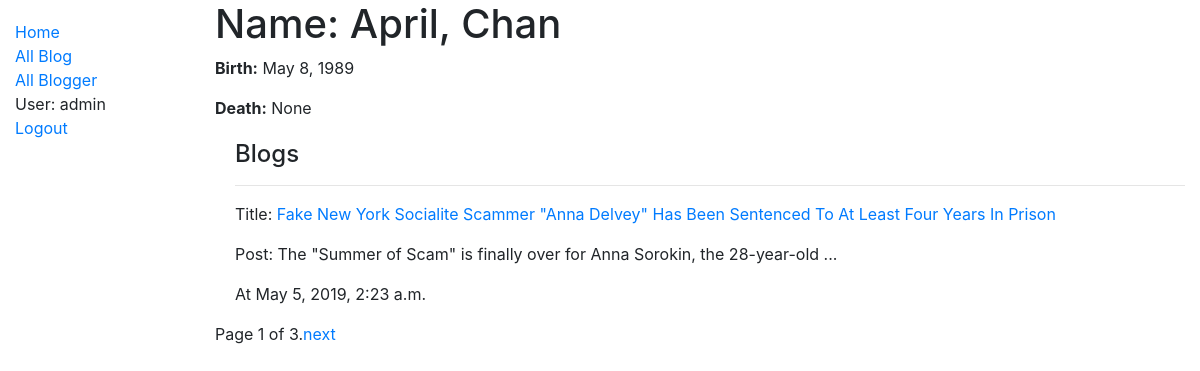
Screenshot of /blog/blogger/1 (signed in) with the database file from the repository.
### blog/models.py (models this page shows, shortened)
class Blogger(models.Model):
    first_name = models.CharField(max_length=100)
    last_name = models.CharField(max_length=100)
    date_of_birth = models.DateField(null=True, blank=True)
    date_of_death = models.DateField('Died', null=True, blank=True)
    class Meta:
        ordering = ['last_name', 'first_name']

class Blog(models.Model):
    title = models.CharField(max_length=200)
    blogger = models.ForeignKey('Blogger', on_delete=models.SET_NULL, null=True)
    post = models.TextField(max_length=10000000, help_text='Enter a blog post')
    datetime = models.DateTimeField(null=False)
    class Meta:
        ordering = ['-datetime']
    def display_truncated_post(self):
        if len(self.post)>=72:
            return self.post[:71]+"..."
        else:
            return self.post
    def display_most_recent_comment(self):
        comment = "No " or Comment.objects.filter(blog=self.id)[0].content
        return comment
    display_most_recent_comment.short_description = 'Most Recent Comment'
    def get_absolute_url(self):
        return reverse('blog-detail', args=[str(self.id)])

### blog/views.py (the view)
# urls.py: path('blogger/<int:pk>', views.BloggerDetailView.as_view(), name='blogger-detail'),
class BloggerDetailView(generic.DetailView,MultipleObjectMixin):
    model = Blogger
    paginate_by = 1
    def get_context_data(self, **kwargs):
        object_list = Blog.objects.filter(blogger=self.object)
        context = super(BloggerDetailView, self).get_context_data(object_list=object_list, **kwargs)
        return context

### blog/templates/blog/blogger_detail.html
{% extends "base_generic.html" %}
{% block content %}
  <h1>Name: {{ blogger.first_name }}, {{blogger.last_name}}</h1>
  <p><strong>Birth:</strong> {{ blogger.date_of_birth }}</p>
  <p><strong>Death:</strong> {{ blogger.date_of_death }}</p>
  <div style="margin-left:20px;margin-top:20px">
    <h4>Blogs</h4>
    {% for blog in object_list %}
      <hr>
      <p>Title: <a href="{{blog.get_absolute_url}}">{{blog.title}}<a></p>
      <p>Post: {{blog.display_truncated_post}}</p>
      <p>At {{blog.datetime}}</p>
    {% endfor %}
  </div>
{% endblock %}

### blog/templates/base_generic.html (shortened to what this page needs)
<!DOCTYPE html>
<html lang="en">
<head>
  <link rel="stylesheet" href="https://stackpath.bootstrapcdn.com/bootstrap/4.1.3/css/bootstrap.min.css">
  {% load static %}
  <link rel="stylesheet" href="{% static 'css/styles.css' %}">
</head>
<body>
  <div class="container-fluid">
    <div class="row">
      <div class="col-sm-2">
      {% block sidebar %}
        <ul class="sidebar-nav">
          <li><a href="{% url 'index' %}">Home</a></li>
          <li><a href="{% url 'blogs' %}">All Blog</a></li>
          <li><a href="{% url 'bloggers' %}">All Blogger</a></li>
          {% if user.is_authenticated %}
            <li>User: {{ user.get_username }}</li>
            <li><a href="{% url 'logout'%}?next={{request.path}}">Logout</a></li>
          {% else %}
            <li><a href="{% url 'login'%}?next={{request.path}}">Login</a></li>
   {% endif %}
        </ul>
     {% endblock %}
      </div>
      <div class="col-sm-10 ">{% block content %}{% endblock %}
        {% block pagination %}
          {% if is_paginated %}
            <div class="pagination">
              <span class="page-links">
                <span class="page-current">
                    Page {{ page_obj.number }} of {{ page_obj.paginator.num_pages }}.
                </span>
                {% if page_obj.has_next %}
                    <a href="{{ request.path }}?page={{ page_obj.next_page_number }}">next</a>
                {% endif %}
                </span>
              </div>
            {% endif %}
          {% endblock %}
      </div>
    </div>
  </div>
</body>
</html>

### blog/static/css/styles.css (style rules this page uses)
.sidebar-nav { margin-top: 20px; padding: 0; list-style: none; }

### rows the page displays
Blogger: first_name "April", last_name "Chan", date_of_birth "May 8, 1989", date_of_death "None"
Blog: title "Fake New York Socialite Scammer \"Anna Delvey\" Has Been Sentenced To At Least Four Years In Prison", display_truncated_post "The \"Summer of Scam\" is finally over for Anna Sorokin, the 28-year-old ...", datetime "May 5, 2019, 2:23 a.m."

### other values shown
{{ user.get_username }} "admin"
{{ page_obj.number }} "1"
{{ page_obj.paginator.num_pages }} "3"
